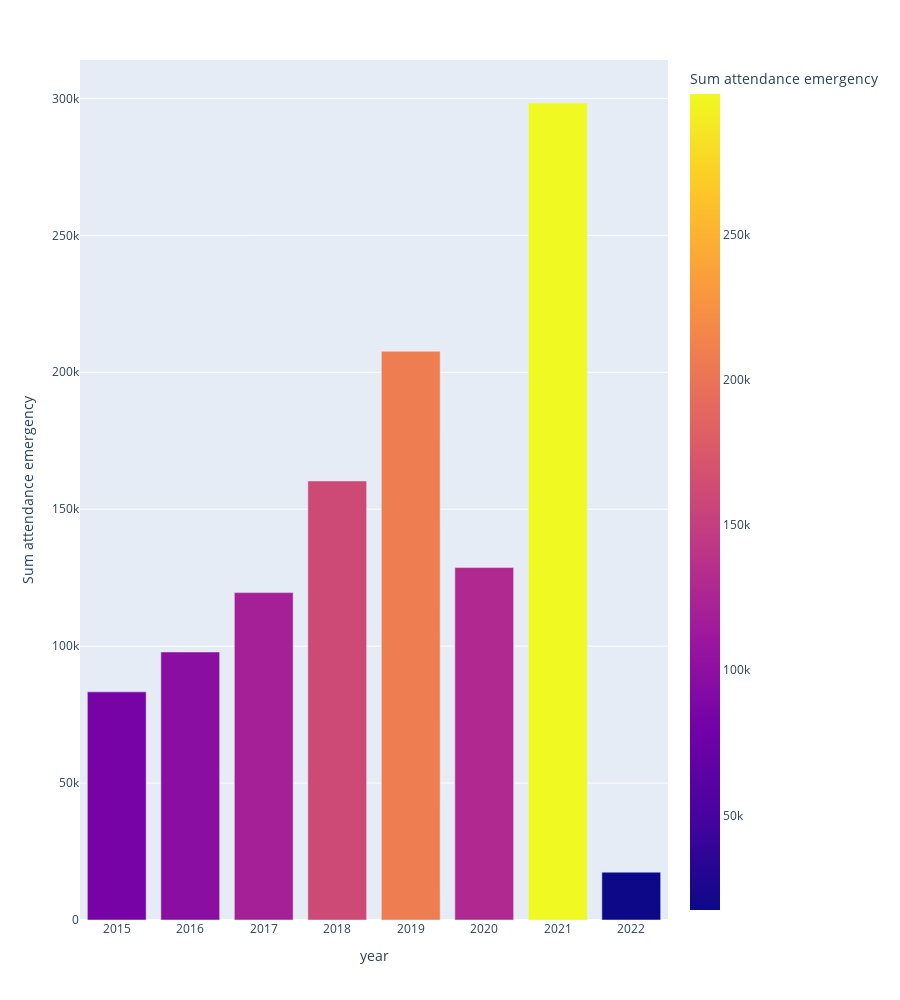
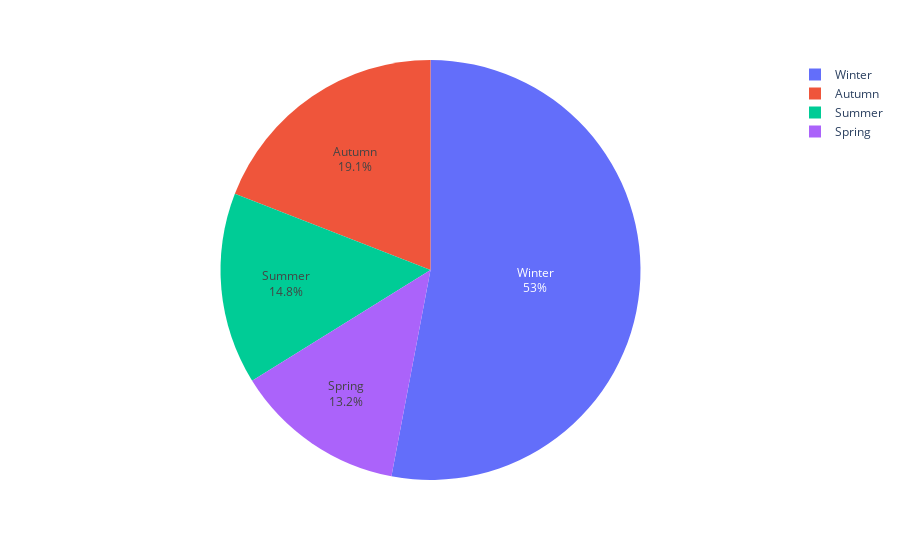
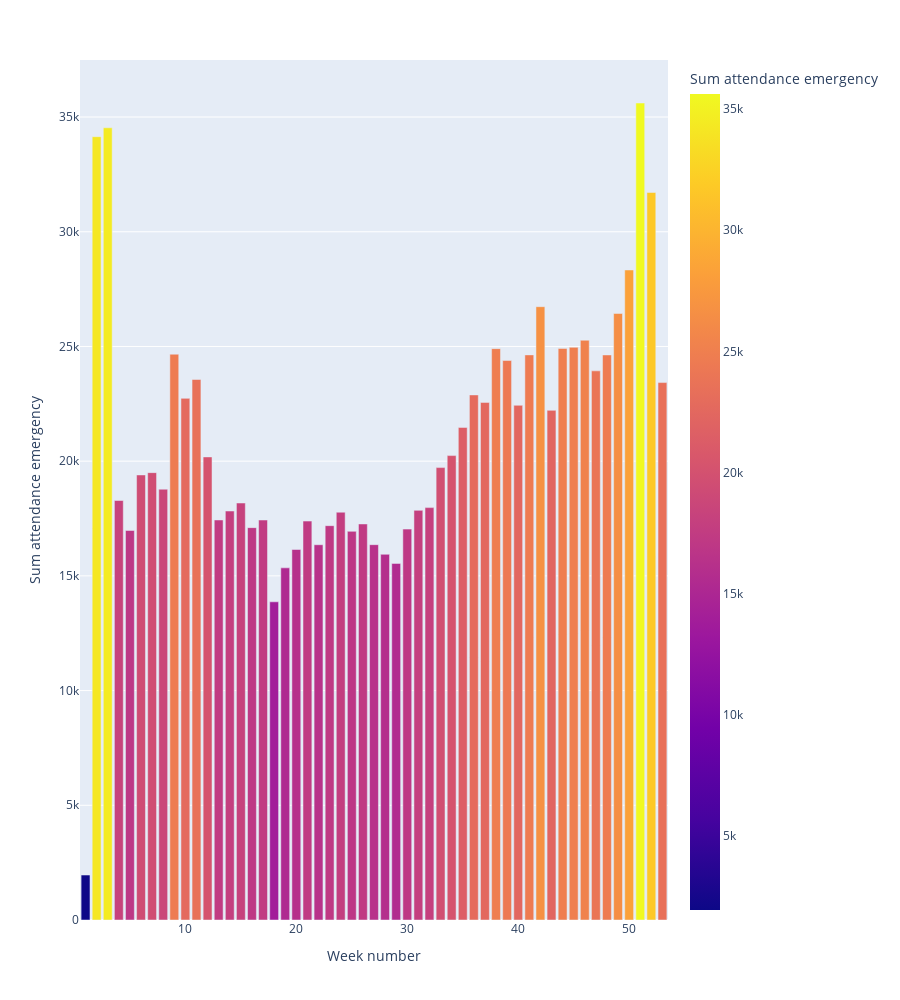
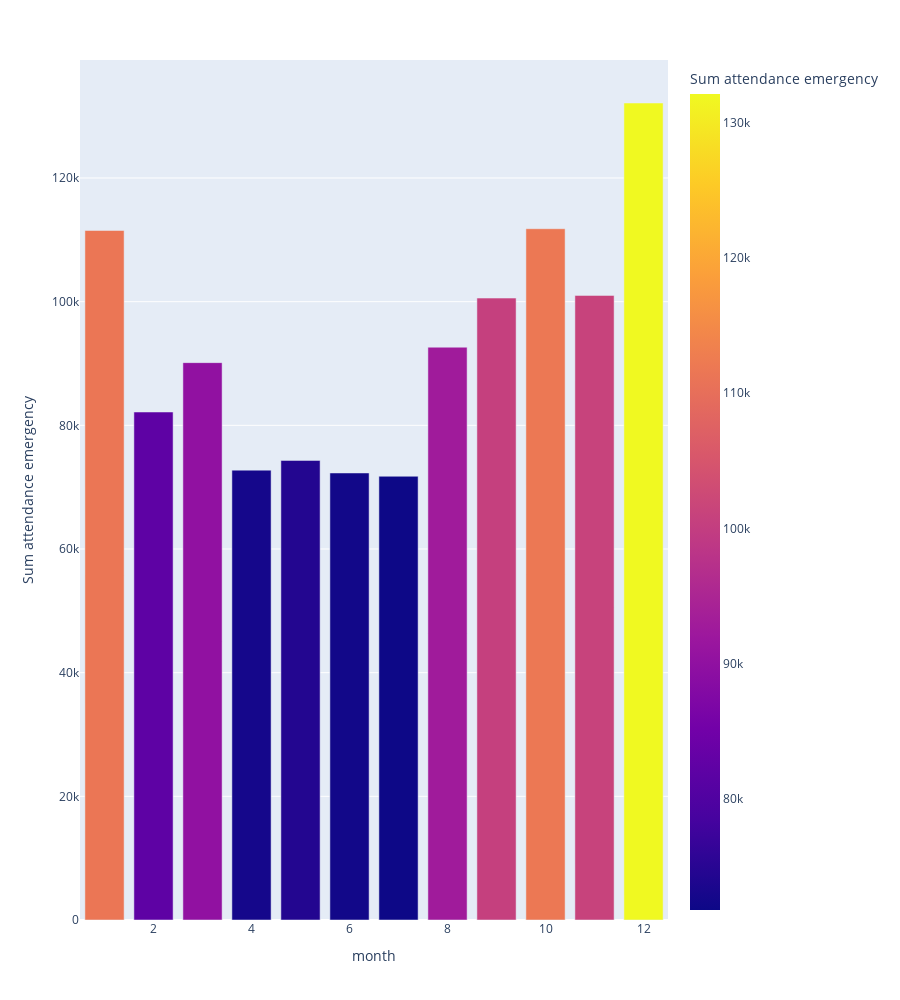

Source (notebook cell) for these figures, in order:
### Code cell
header=st.beta_container()
dataset=st.beta_container()
features=st.beta_container()
features1=st.beta_container()
features2=st.beta_container()
features3=st.beta_container()
model_training=st.beta_container()

with header:
  st.title("Welcome to the predictions lab")
  st.text("In this lab you can costumise your graphs and see the predictions")

with dataset:
  st.header("Attendance in emergency at Scotland hospitals dataset")
  st.text("This a case about the attendance in emergency rooms in the hospitals of Scotland")

  emergency_data= pd.read_csv("datos-emergencia-escocia3.csv")
  st.write(emergency_data.head())
    
with features:
  st.header("Attendance por año y estaciones")
  st.text("Overview de las distribuciones por año y estaciones")

  sel_col, disp_col = st.beta_columns(2)  
    
  st.subheader("Attendance en emergencias por año")
  df = pd.read_csv("datos-emergencia-escocia3.csv",parse_dates=[0])
  dfsize2=df.groupby(["year"]).sum()["Sum attendance emergency"].reset_index()
  fig1 = px.bar(dfsize2, y='Sum attendance emergency',color="Sum attendance emergency",x="year",height=1000)
  fig1.show()

  st.subheader("Attendance por emergencias por estaciones del año")
  dfsize3=df.groupby(["Season2"]).sum()["Sum attendance emergency"].reset_index()
  fig2 = px.pie(dfsize3.reset_index(), values='Sum attendance emergency', names='Season2')
  fig2.update_traces(textposition='inside', textinfo='percent+label')
  fig2.show()

with features1:
  st.header("Attendance por franjas de tiempo menores")
  st.text("Overview por semanas y meses del año")

  st.markdown("*Esta es una descripción más a detalle que la anterior")

  sel_col, disp_col = st.beta_columns(2) 
  
  st.subheader("Attendance por semanas del año")
  dfsize4=df.groupby(["Week number"]).sum()["Sum attendance emergency"].reset_index()
  fig3 = px.bar(dfsize4, y='Sum attendance emergency',color="Sum attendance emergency",x="Week number",height=1000)
  fig3.show()

  st.subheader("Attendance por meses del año")
  dfsize5=df.groupby(["month"]).sum()["Sum attendance emergency"].reset_index()
  fig4 = px.bar(dfsize5, y='Sum attendance emergency',color="Sum attendance emergency",x="month",height=1000)
  fig4.show()


with features2:
  st.header("Attendance per location per year before and after COVID")
  st.text("Overview de las attendance antes y luego del COVID")

  st.markdown("*Esta es una descripción para ver como era el flujo de capacidad en emergencias")

  sel_col, disp_col = st.beta_columns(2) 

  st.subheader("Attendance per location per year before 2020")
  dfafter_2015 = (df['year'] > 2014) & (df['year'] < 2020)
  filtered_df2015=df.loc[dfafter_2015]
  dfsize2015=filtered_df2015.groupby(["year","Location_Name"]).sum()["Sum attendance emergency"].reset_index()
  options = ['Aberdeen Royal Infirmary', 'Forth Valley Royal Hospital',"Glasgow Royal Infirmary","Hairmyres Hospital","Queen Elizabeth University Hospital","Royal Alexandra Hospital","Royal Infirmary Of Edinburgh At Little France","Wishaw General Hospital"]  
  top_hospitals_2015 = dfsize2015.loc[dfsize2015['Location_Name'].isin(options)]
  fig_top_hospitals_2015 = px.sunburst(top_hospitals_2015, path=['year', 'Location_Name'], values='Sum attendance emergency')
  fig_top_hospitals_2015.show()

  st.subheader("Attendance per location in 2020")
  dfafter_2020 = (df['year'] > 2019) & (df['year'] < 2022)
  filtered_df2020=df.loc[dfafter_2020] 
  dfsize2020=filtered_df2020.groupby(["year","Location_Name"]).sum()["Sum attendance emergency"].reset_index()
  withoutNHS_df = dfsize2020[dfsize2020['Location_Name'] != 'NHSScotland']
  fig_dfsize2020 = px.bar(withoutNHS_df , x='Sum attendance emergency',color="Sum attendance emergency",y="Location_Name",height=1000)
  fig_dfsize2020.show()
    
    
with features3:
  st.header("Animation of attendance per location per year after 2020 without NHSScotland")
  st.text("Overview de las attendance antes del COVID")

  st.markdown("*Esta es una descripción para ver como era el flujo de capacidad en emergencias")
      
  fig2015_animation = px.bar(top_hospitals_2015, x="Location_Name", y="Sum attendance emergency", color="Location_Name",
  animation_frame="year", animation_group="Location_Name", range_y=[1,30000],height=500, width=1000)
  fig2015_animation.show()

    
    
with model_training:
  st.header("Training the model")
  st.text("let see the prediccions by week")

### Figure 1 — Plotly figure (JSON) as saved in the notebook; plotly's stock layout.template omitted (floating-point values rounded to 4 significant figures)
{"data": [{"alignmentgroup": "True", "hovertemplate": "year=%{x}<br>Sum attendance emergency=%{marker.color}<extra></extra>", "legendgroup": "", "marker": {"color": [83299, 97866, 119538, 160310, 207642, 128690, 298311, 17464], "coloraxis": "coloraxis", "pattern": {"shape": ""}}, "name": "", "offsetgroup": "", "orientation": "v", "showlegend": false, "textposition": "auto", "type": "bar", "x": [2015, 2016, 2017, 2018, 2019, 2020, 2021, 2022], "xaxis": "x", "y": [83299, 97866, 119538, 160310, 207642, 128690, 298311, 17464], "yaxis": "y"}], "layout": {"barmode": "relative", "coloraxis": {"colorbar": {"title": {"text": "Sum attendance emergency"}}, "colorscale": [[0, "#0d0887"], [0.1111, "#46039f"], [0.2222, "#7201a8"], [0.3333, "#9c179e"], [0.4444, "#bd3786"], [0.5556, "#d8576b"], [0.6667, "#ed7953"], [0.7778, "#fb9f3a"], [0.8889, "#fdca26"], [1, "#f0f921"]]}, "height": 1000, "legend": {"tracegroupgap": 0}, "margin": {"t": 60}, "xaxis": {"anchor": "y", "domain": [0, 1], "title": {"text": "year"}}, "yaxis": {"anchor": "x", "domain": [0, 1], "title": {"text": "Sum attendance emergency"}}}}

### Figure 2 — Plotly figure (JSON) as saved in the notebook; plotly's stock layout.template omitted (floating-point values rounded to 4 significant figures)
{"data": [{"domain": {"x": [0, 1], "y": [0, 1]}, "hovertemplate": "Season2=%{label}<br>Sum attendance emergency=%{value}<extra></extra>", "labels": ["Autumn", "Spring", "Summer", "Winter"], "legendgroup": "", "name": "", "showlegend": true, "textinfo": "percent+label", "textposition": "inside", "type": "pie", "values": [212380, 146623, 164402, 589715]}], "layout": {"legend": {"tracegroupgap": 0}, "margin": {"t": 60}}}

### Figure 3 — Plotly figure (JSON) as saved in the notebook; plotly's stock layout.template omitted (floating-point values rounded to 4 significant figures)
{"data": [{"alignmentgroup": "True", "hovertemplate": "Week number=%{x}<br>Sum attendance emergency=%{marker.color}<extra></extra>", "legendgroup": "", "marker": {"color": [1960, 34144, 34532, 18285, 16979, 19399, 19500, 18779, 24663, 22737, 23560, 20185, 17437, 17827, 18176, 17103, 17434, 13869, 15349, 16149, 17388, 16358, 17189, 17775, 16941, 17263, 16360, 15940, 15543, 17038, 17856, 17975, 19720, 20243, 21472, 22887, 22562, 24905, 24387, 22435, 24633, 26733, 22214, 24914, 24963, 25272, 23936, 24630, 26438, 28333, 35612, 31712, 23426], "coloraxis": "coloraxis", "pattern": {"shape": ""}}, "name": "", "offsetgroup": "", "orientation": "v", "showlegend": false, "textposition": "auto", "type": "bar", "x": [1, 2, 3, 4, 5, 6, 7, 8, 9, 10, 11, 12, 13, 14, 15, 16, 17, 18, 19, 20, 21, 22, 23, 24, 25, 26, 27, 28, 29, 30, 31, 32, 33, 34, 35, 36, 37, 38, 39, 40, 41, 42, 43, 44, 45, 46, 47, 48, 49, 50, 51, 52, 53], "xaxis": "x", "y": [1960, 34144, 34532, 18285, 16979, 19399, 19500, 18779, 24663, 22737, 23560, 20185, 17437, 17827, 18176, 17103, 17434, 13869, 15349, 16149, 17388, 16358, 17189, 17775, 16941, 17263, 16360, 15940, 15543, 17038, 17856, 17975, 19720, 20243, 21472, 22887, 22562, 24905, 24387, 22435, 24633, 26733, 22214, 24914, 24963, 25272, 23936, 24630, 26438, 28333, 35612, 31712, 23426], "yaxis": "y"}], "layout": {"barmode": "relative", "coloraxis": {"colorbar": {"title": {"text": "Sum attendance emergency"}}, "colorscale": [[0, "#0d0887"], [0.1111, "#46039f"], [0.2222, "#7201a8"], [0.3333, "#9c179e"], [0.4444, "#bd3786"], [0.5556, "#d8576b"], [0.6667, "#ed7953"], [0.7778, "#fb9f3a"], [0.8889, "#fdca26"], [1, "#f0f921"]]}, "height": 1000, "legend": {"tracegroupgap": 0}, "margin": {"t": 60}, "xaxis": {"anchor": "y", "domain": [0, 1], "title": {"text": "Week number"}}, "yaxis": {"anchor": "x", "domain": [0, 1], "title": {"text": "Sum attendance emergency"}}}}

### Figure 4 — Plotly figure (JSON) as saved in the notebook; plotly's stock layout.template omitted (floating-point values rounded to 4 significant figures)
{"data": [{"alignmentgroup": "True", "hovertemplate": "month=%{x}<br>Sum attendance emergency=%{marker.color}<extra></extra>", "legendgroup": "", "marker": {"color": [111514, 82158, 90142, 72755, 74327, 72296, 71763, 92639, 100581, 111799, 101014, 132132], "coloraxis": "coloraxis", "pattern": {"shape": ""}}, "name": "", "offsetgroup": "", "orientation": "v", "showlegend": false, "textposition": "auto", "type": "bar", "x": [1, 2, 3, 4, 5, 6, 7, 8, 9, 10, 11, 12], "xaxis": "x", "y": [111514, 82158, 90142, 72755, 74327, 72296, 71763, 92639, 100581, 111799, 101014, 132132], "yaxis": "y"}], "layout": {"barmode": "relative", "coloraxis": {"colorbar": {"title": {"text": "Sum attendance emergency"}}, "colorscale": [[0, "#0d0887"], [0.1111, "#46039f"], [0.2222, "#7201a8"], [0.3333, "#9c179e"], [0.4444, "#bd3786"], [0.5556, "#d8576b"], [0.6667, "#ed7953"], [0.7778, "#fb9f3a"], [0.8889, "#fdca26"], [1, "#f0f921"]]}, "height": 1000, "legend": {"tracegroupgap": 0}, "margin": {"t": 60}, "xaxis": {"anchor": "y", "domain": [0, 1], "title": {"text": "month"}}, "yaxis": {"anchor": "x", "domain": [0, 1], "title": {"text": "Sum attendance emergency"}}}}
